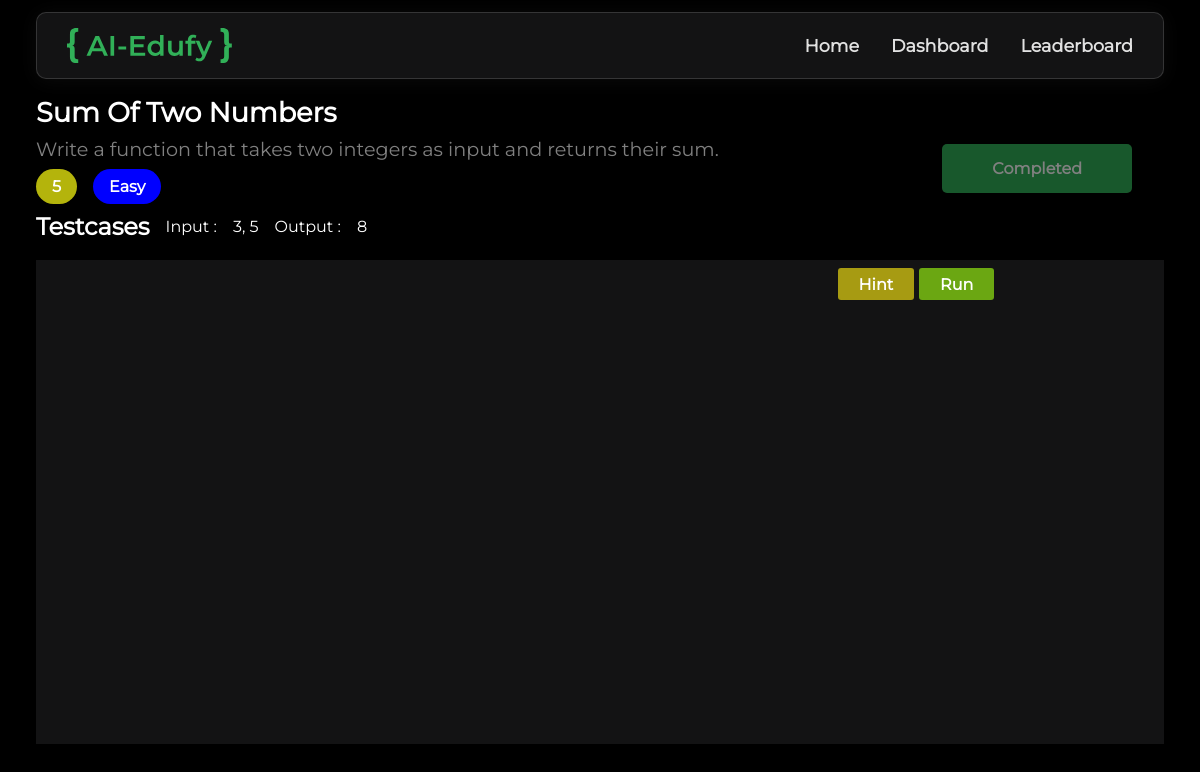
Screenshot of /question?id=1012 with the database file from the repository.
### tables this page shows
CREATE TABLE `QUESTIONS` (
  `id` int(11) NOT NULL,
  `title` varchar(255) NOT NULL,
  `description` text NOT NULL,
  `type` enum('easy','medium','hard') NOT NULL,
  `mentor_id` int(11) NOT NULL,
  `points` int(11) NOT NULL
);

CREATE TABLE `TEST_CASES` (
  `id` int(11) NOT NULL,
  `input` varchar(255) NOT NULL,
  `output` varchar(255) NOT NULL,
  `question_id` int(11) NOT NULL
);

### utils/tables.php (called while the page is built, shortened)
<?php
class BaseClass
{
    protected $dbcon;
    protected $tableName;
    function __construct($dbcon, $tableName)
    {
        $this->dbcon = $dbcon;
        $this->tableName = $tableName;
    }
    function select($columns = "*", $where = "", $orderBy = "")
    {
        $query = "SELECT $columns FROM $this->tableName";
        if (!empty($where)) {
            $query .= " WHERE $where";
        }
        $result = $this->dbcon->query($query);
        return $result;
    }
}
class Admin extends BaseClass
{
    function __construct($dbcon)
    {
        $createQuery = "CREATE TABLE IF NOT EXISTS " . $this->tableName . "(
            id INT PRIMARY KEY AUTO_INCREMENT,
            email VARCHAR(255) NOT NULL UNIQUE,
            password VARCHAR(255) NOT NULL
        ) AUTO_INCREMENT=1000";
    }
}
class Users extends BaseClass
{
    function __construct($dbcon)
    {
        $createQuery = "CREATE TABLE IF NOT EXISTS " . $this->tableName . "(
            id INT PRIMARY KEY AUTO_INCREMENT,
            profile_image TEXT NULL,
            name VARCHAR(255) NOT NULL,
            email VARCHAR(255) NOT NULL UNIQUE,
            password VARCHAR(255) NOT NULL,
            role ENUM('learner', 'mentor') NOT NULL
        ) AUTO_INCREMENT=1000";
    }
}
class Questions extends BaseClass
{
    function __construct($dbcon)
    {
        $createQuery = "CREATE TABLE IF NOT EXISTS " . $this->tableName . "(
            id INT PRIMARY KEY AUTO_INCREMENT,
            title VARCHAR(255) NOT NULL,
            description TEXT NOT NULL,
            type ENUM('easy', 'medium', 'hard') NOT NULL,
            mentor_id INT NOT NULL,
            points INT NOT NULL,
            FOREIGN KEY (mentor_id) REFERENCES USERS(id)
        ) AUTO_INCREMENT=1000";
    }
}
class TestCases extends BaseClass
{
    function __construct($dbcon)
    {
        $createQuery = "CREATE TABLE IF NOT EXISTS " . $this->tableName . "(
            id INT PRIMARY KEY AUTO_INCREMENT,
            input VARCHAR(255) NOT NULL,
            output VARCHAR(255) NOT NULL,
            question_id INT NOT NULL,
            FOREIGN KEY (question_id) REFERENCES QUESTIONS(id)
        ) AUTO_INCREMENT=1000";
    }
}
class CompletedQuestions extends BaseClass
{
    function __construct($dbcon)
    {
        $createQuery = "CREATE TABLE IF NOT EXISTS " . $this->tableName . "(
            learner_id INT NOT NULL,
            question_id INT NOT NULL,
            answer MEDIUMTEXT NOT NULL,
            language TEXT NOT NULL,
            FOREIGN KEY (learner_id) REFERENCES USERS(id),
            FOREIGN KEY (question_id) REFERENCES QUESTIONS(id)
        )";
    }
    function select($columns = "*", $where = "", $orderBy = "")
    {
        $query = "SELECT " . $columns . " FROM " . $this->tableName . " cq JOIN QUESTIONS q ON cq.question_id = q.id";
        if (!empty($where)) {
            $query .= " WHERE " . $where;
        }
        $result = $this->dbcon->query($query);
        return $result;
    }
}
class LeaderBoard extends BaseClass
{
    function __construct($dbcon)
    {
        $createQuery = "CREATE TABLE IF NOT EXISTS " . $this->tableName . "(
            learner_id INT PRIMARY KEY NOT NULL,
            points_earned INT NOT NULL,
            FOREIGN KEY (learner_id) REFERENCES USERS(id)
        )";
    }
}
class Levels extends BaseClass
{
    function __construct($dbcon)
    {
        $createQuery = "CREATE TABLE IF NOT EXISTS " . $this->tableName . "(
            id INT PRIMARY KEY AUTO_INCREMENT,
            level_title VARCHAR(255) NOT NULL,
            points_required INT NOT NULL
        )AUTO_INCREMENT = 1";
    }
}
?>

### utils/user.php (called while the page is built, shortened)
<?php
class User
{
    public function __construct($dbcon)
    {
        $this->admin = new Admin($dbcon);
        $this->users = new Users($dbcon);
        $this->completed_questions = new CompletedQuestions($dbcon);
    }
}

### utils/connect.php (called while the page is built, shortened)
<?php
include_once("tables.php");
include_once("user.php");
$dbcon = createDb("localhost", "root", "", "aiEdufy");
$user = new User($dbcon);
?>

### question/index.php (the view, shortened to what this page needs)
<?php
$questionId = $_GET['id'];
$userId = $_COOKIE['user_id'];
$userId = intval($userId);
$questionId = intval($questionId);
include_once('../utils/connect.php');
$hasCompleted = $user->completed_questions->select('*', "cq.learner_id=$userId AND cq.question_id=$questionId")->num_rows;
$result = $user->question->select('*', "id = $questionId");
$testcasesResult = $user->question->test_cases->select('*', "question_id = $questionId");
$questionDetails = $result->fetch_assoc();
$testcases = [];
while ($row = $testcasesResult->fetch_assoc()) {
    array_push($testcases, $row);
}
?>
<!DOCTYPE html>
<html lang="en">
<head>
    <link rel="stylesheet" href="../styles/global.css">
    <link rel="stylesheet" href="../styles/question-page.css">
</head>
<body id="question-page">
    <?php
    include('../users/learner/header.php');
    include('../common/Toast.php')
        ?>
    <main>
        <div class="top">
            <div class="question-container">
                <div class="question-title">
                    <?php echo $questionDetails['title']; ?>
                </div>
                <div class="question-desc">
                    <?php echo $questionDetails['description']; ?>
                </div>
                <div class="question-tags">
                    <div class="question-points">
                        <?php echo $questionDetails['points']; ?>
                    </div>
                    <div class="question-type">
                        <?php echo $questionDetails['type']; ?>
                    </div>
                </div>
                <div class="quesiton-testcases">
                    <div class="testcase-title">Testcases</div>
                    <div class="testcase-container">
                        <?php
                        foreach ($testcases as $testcase) {
                            ?>
                            <div class="testcase">
                                <div class="testcase-input">
                                    <div class="testcase-label">Input : </div>
                                    <div class="testcase-value"><?php echo $testcase['input']; ?></div>
                                </div>
                                <div class="testcase-output">
                                    <div class="testcase-label">Output : </div>
                                    <div class="testcase-value"><?php echo $testcase['output']; ?></div>
                                </div>
                            </div>
                            <?php
                        }
                        ?>
                    </div>
                </div>
            </div>
            <div>
                <?php if (!$hasCompleted): ?>
                    <button disabled class="complete">Completed</button>
                <?php endif; ?>
            </div>
        </div>
        <div class="activity-container">
            <?php if (!$hasCompleted): ?>
                <div class="run">Run</div>
                <div class="hint">Hint</div>
            <?php endif; ?>
            <iframe scrolling="no" id="oc-editor" frameBorder="0" src="https://onecompiler.com/embed/python?theme=dark&hideTitle=true&hideNewFileOption=true&hideNew=true&codeChangeEvent=true&hideStdin=true&fontSize=20&hideRun=true&listenToEvents=true<?php if ($hasCompleted)
                echo '&hideLanguageSelection=true&hideResult=true'; ?>"></iframe>
        </div>
    </main>
</body>
</html>

### styles/global.css (style rules this page uses)
* { margin: 0; padding: 0; box-sizing: border-box; font-family: "Montserraat"; }
:root { --font-size: 1rem; --btn-primary-bg: #31b058; --btn-primary-bg-hover: #29c215; --btn-red-bg: red; --btn-red-hover-bg: rgb(255, 109, 109); --default-border: 0.5px solid rgba(190, 190, 190, 0.2); --default-box-shadow: 0px 2px 20px rgba(219, 219, 219, 0.051); --header-bg: #131314; --header-text-color: #e1e1e1; --header-text-hover-color: #31b058; --form-bg: var(--header-bg); --body-bg: rgb(0, 0, 0); --text-color: rgb(255, 255, 255); --place-holder-color: var(--text-color) / 10%; }
body { background-size: cover; background-position: center center; background-repeat: repeat; }
body { min-height: 100vh; width: 100vw; overflow-x: hidden; background-color: var(--body-bg); color: var(--text-color); }

### styles/question-page.css (style rules this page uses)
#oc-editor { width: 100%; min-height: 60vh; }

### rows the page displays
questions: title "Sum Of Two Numbers", description "Write a function that takes two integers as input and returns their sum.", points "5", type "Easy"
test_cases: input "3, 5", output "8"

### other values shown
$navItem["text"] "Home"
$navItem["text"] "Dashboard"
$navItem["text"] "Leaderboard"
